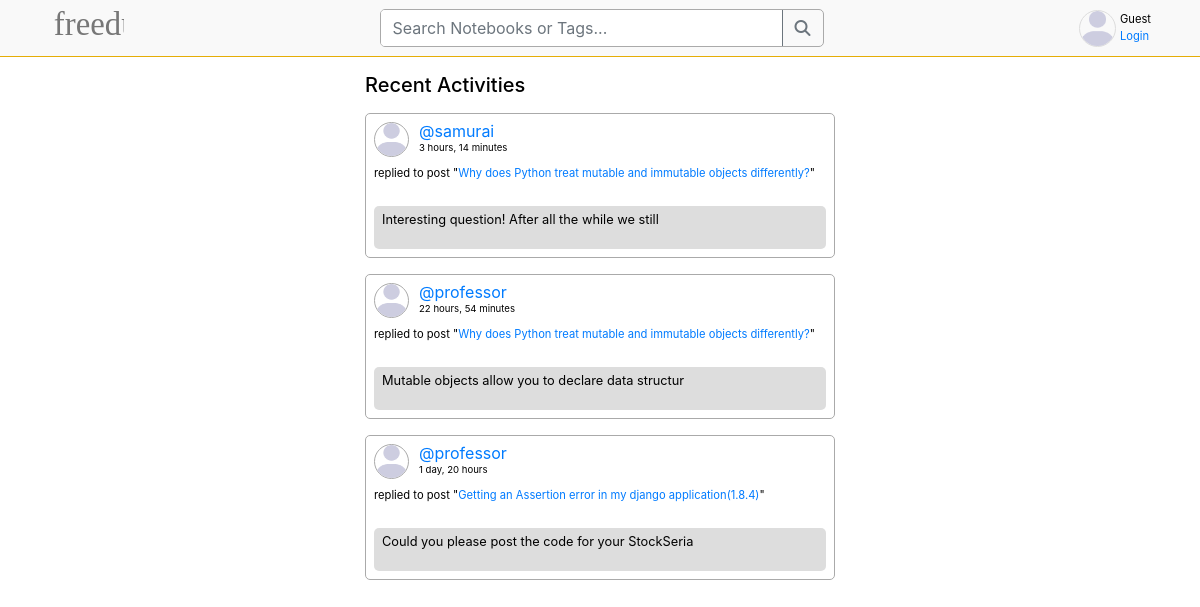
The page /activities/ on the database its author committed.
### base/models.py (models this page shows)
class Message(models.Model):
    user = models.ForeignKey(User, on_delete=models.CASCADE)
    room = models.ForeignKey(Room, on_delete=models.CASCADE)
    body = models.TextField()
    updated = models.DateTimeField(auto_now=True)
    created = models.DateTimeField(auto_now_add=True)
    class Meta:
        ordering = ['-updated', '-created']
    def __str__(self):
        return self.body[0:50]

class User(AbstractUser):
    name = models.CharField(max_length=50, null=True)
    email = models.EmailField(max_length=50, null=True, unique=True)
    bio = models.TextField(max_length=250, null=True)
    avatar = models.ImageField(null=True, default='defaults/profile.png')
    USERNAME_FIELD = 'email'
    REQUIRED_FIELDS = []

class Room(models.Model):
    host = models.ForeignKey(User, on_delete=models.SET_NULL, null=True)
    topic = models.ForeignKey(Topic, on_delete=models.SET_NULL, null=True)
    name = models.CharField(max_length=200)
    description = models.TextField(null=True, blank=True)
    participants = models.ManyToManyField(
        User, related_name='participants', blank=True)
    updated = models.DateTimeField(auto_now=True)
    created = models.DateTimeField(auto_now_add=True)
    class Meta:
        ordering = ['-updated', '-created']
    def __str__(self):
        return self.name

### base/views.py (the view)
# urls.py: path('activities/', views.activitiesPage, name='activities'),
def activitiesPage(request):
    room_messages = Message.objects.all()
    return render(request, 'base/activity.html', {'room_messages': room_messages})

### base/templates/base/activity.html (shortened to what this page needs)
{% extends "main.html" %} {% block content %} {% load static %}
<div class="container">
    <div class="container inner-container">
        <h5 class="my-3">Recent Activities</h5>
        <div class="container activities px-0">
            {% for message in room_messages %}
            <div class="container activity border p-2 my-3" style="border-radius: 5px; border-color: var(--search-border) !important;">
                <div class="d-flex" style="gap: 10px;">
                    <div class="profile-pic border" style="width: 35px;height: 35px; border-radius: 50%;overflow: hidden; border-color: var(--search-border) !important;">
                        <img
                        src="{% static 'img/profile.png' %}"
                        alt=""
                        style="width: 100%;height: 100%;"
                        srcset=""
                        class=""
                    />
                    </div>
                    <div class="d-flex flex-column justify-content-around" style="gap: 0;">
                        <a class="m-0" style="line-height: 0" href="{% url 'user-profile' message.user.id %}">@{{message.user.username}}</a>
                        <p class="m-0" style="line-height: 0; font-size: .6em">{{message.created|timesince}}</p>
                    </div>
                </div>
                <div class="container px-0 py-2">
                    <p style="font-size: 0.7em;">replied to post "<span class="text-primary">{{message.room}}</span>"</p>
                </div>
                <div class="container px-2 py-1" style="background-color: var(--card-border-color); border-radius: 5px;">
                    <p style="font-size: 0.8em;">{{message}}</p>
                </div>
            </div>
            {% endfor %}
        </div>
    </div>
</div>
{% endblock content %}

### static/css/main.css (style rules this page uses)
html { scroll-behavior: smooth;scrollbar-width: none !important; }
body { background-color: white !important; }

### templates/main.html (style rules this page uses)
:root { --bg-color: #ffffff; --text-color: #000000; --toggle-bg: #ddd; --toggle-circle: #fff; --card-color: #fff; --card-border-color: #ddd; --nav-bar: #f9f9f9; --search-color: #fff; --search-border: #aaa; --feed-description: #444; --comment-box: #fff; --comment-box-text: #444; --tag-color: #ffd7b5; }
body { background-color: var(--bg-color); color: var(--text-color); transition: background-color 0.3s, color 0.3s; }

### base/templates/base/activity.html (style rules this page uses)
.inner-container { width: 100%; }
@media screen and (min-width: 768px) { .inner-container { width: 500px; } }

### rows shown on the page
Message: user.username "samurai", created "3 hours, 14 minutes", room "Why does Python treat mutable and immutable objects differently?", body "Interesting question! After all the while we still"
Message: user.username "professor", created "22 hours, 54 minutes", room "Why does Python treat mutable and immutable objects differently?", body "Mutable objects allow you to declare data structur"
Message: user.username "professor", created "1 day, 20 hours", room "Getting an Assertion error in my django application(1.8.4)", body "Could you please post the code for your StockSeria"
